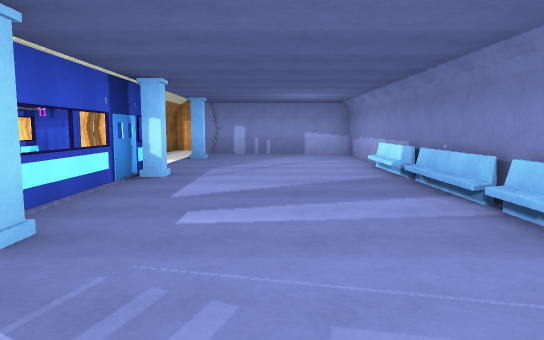
view 1 (above)

13 first-person views from a walk through a 3-D level made in the Unity game engine. The camera is 1.5 m above the floor, tilts 6° down and sees 70° across. Doors are open. The floor is counted in squares, 2 m on a side. Each view is taken from the middle of a square. On the plan, view 1 faces up. The plan holds only what a view shows up to about 12 squares ahead; the rest is blank. The place goes on beyond the plan. The player is left out. Surface patterns are stand-ins for the level's own textures.

view 2
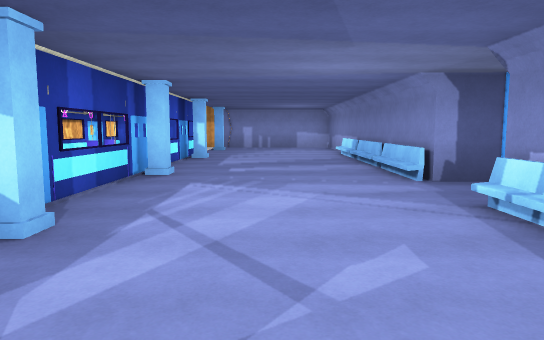

view 3
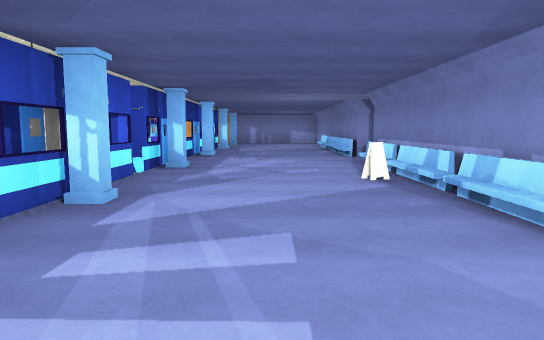

view 4
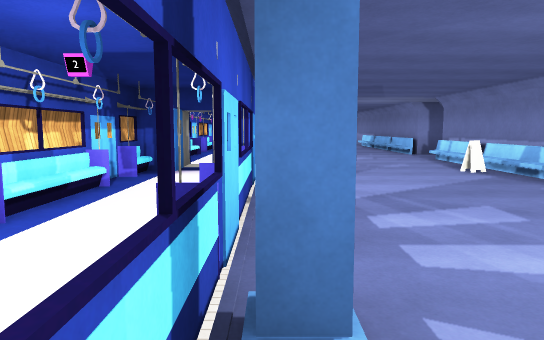

view 5
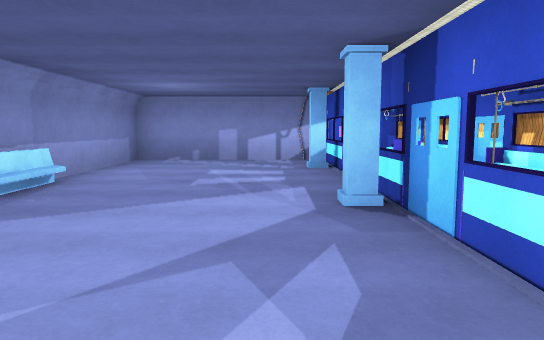

view 6
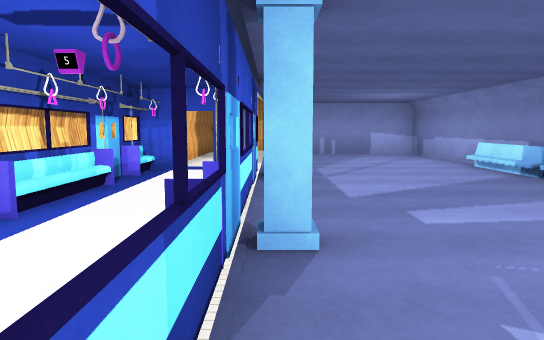

view 7
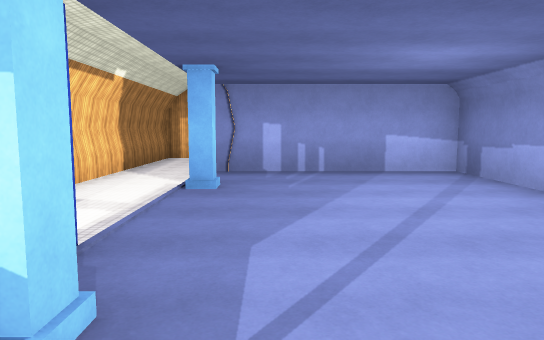

view 8
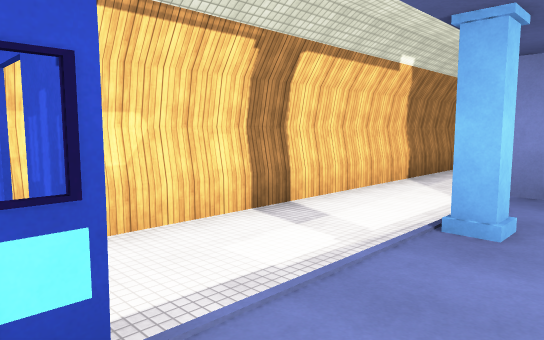

view 9
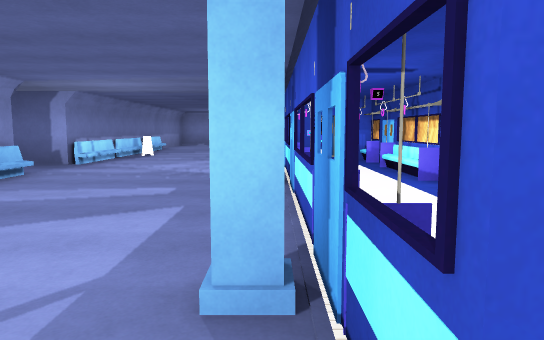

view 10
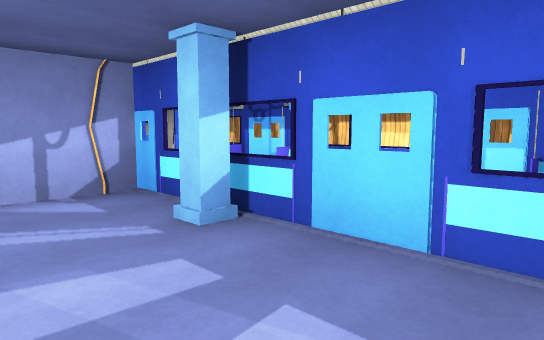

view 11
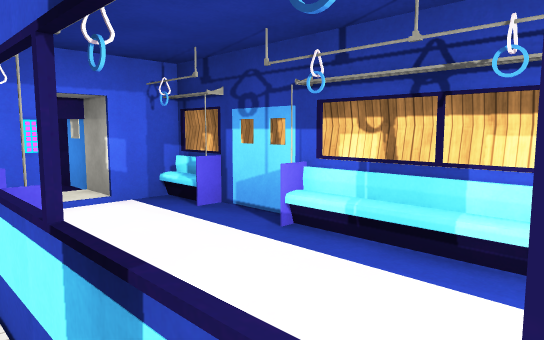

view 12
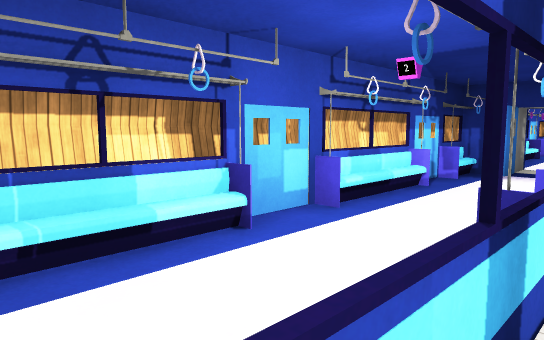

view 13
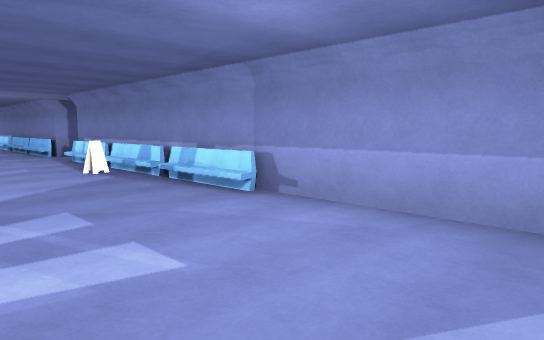

### Floor plan
Key: @ floor where view 1 was taken; # wall or solid block; x gap in a wall; . floor; / step, stairs or slope; D open door; = window, fence, low wall or low ledge; v drop or lower ground.
Columns run from 5 left of view 1 to 3 right of it. Each row starts with its distance up from view 1.
 14 #vv
 13 #vv
 12 #vvx#####
 11 #vv.....#
 10 #vv#....#
  9 #vv.....#
  8 #DD..../#
  7 #DD..../#
  6 #..#.../#
  5 ##...../#
  4 #=.....##
  3 #.=....##
  2 #=.#.../#
  1 #=.......
  0 ##=..@./D
 -1 ##.#.../#
 -2 #DD..../#
 -3 ###..../#
 -4 #.=..../#
 -5 ##.#.../#
 -6 #=...../#
 -7 #=.#....#
 -8 #==.....#
 -9 #=.#....#
-10 ##=.....#
-11 #..######
-12 #DD#

Where each view was taken, in squares from view 1:
view 1: 0 up, 0 right, facing up
view 2: 4 down, 0 right, facing up
view 3: 9 down, 0 right, facing up
view 4: 10 down, 2 left, facing up
view 5: 1 down, 1 left, facing down
view 6: 0 up, 2 left, facing up
view 7: 5 up, 1 left, facing up
view 8: 7 up, 1 left, facing up-left
view 9: 8 up, 2 left, facing down
view 10: 6 down, 0 right, facing down-left
view 11: 8 down, 2 left, facing down-left
view 12: 10 down, 2 left, facing up-left
view 13: 10 down, 1 left, facing up-right
